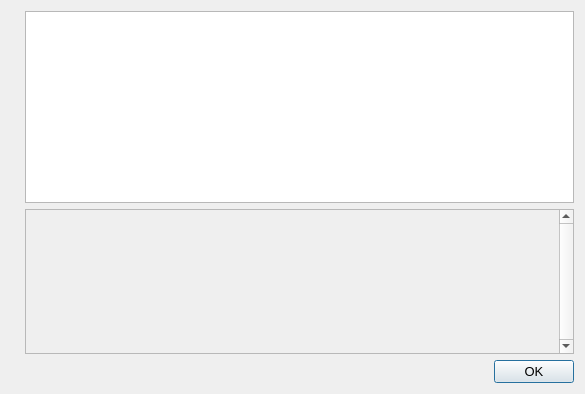
<?xml version="1.0" encoding="UTF-8"?>
<ui version="4.0">
 <class>HelpMessageDialog</class>
 <widget class="QDialog" name="HelpMessageDialog">
  <property name="geometry">
   <rect>
    <x>0</x>
    <y>0</y>
    <width>585</width>
    <height>394</height>
   </rect>
  </property>
  <property name="font">
   <font>
    <pointsize>10</pointsize>
   </font>
  </property>
  <property name="windowTitle">
   <string notr="true">SEND Core - Command-line options</string>
  </property>
  <layout class="QHBoxLayout" name="horizontalLayout_2">
   <item>
    <widget class="QLabel" name="graphic">
     <property name="sizePolicy">
      <sizepolicy hsizetype="Preferred" vsizetype="Ignored">
       <horstretch>0</horstretch>
       <verstretch>0</verstretch>
      </sizepolicy>
     </property>
     <property name="pixmap">
      <pixmap resource="../send.qrc">:/images/about</pixmap>
     </property>
    </widget>
   </item>
   <item>
    <layout class="QVBoxLayout" name="verticalLayout">
     <item>
      <widget class="QTextEdit" name="helpMessage">
       <property name="readOnly">
        <bool>true</bool>
       </property>
      </widget>
     </item>
     <item>
      <widget class="QScrollArea" name="scrollArea">
       <property name="verticalScrollBarPolicy">
        <enum>Qt::ScrollBarAlwaysOn</enum>
       </property>
       <property name="widgetResizable">
        <bool>true</bool>
       </property>
       <widget class="QWidget" name="scrollAreaWidgetContents">
        <property name="geometry">
         <rect>
          <x>0</x>
          <y>0</y>
          <width>457</width>
          <height>117</height>
         </rect>
        </property>
        <layout class="QVBoxLayout" name="verticalLayout_2">
         <item>
          <widget class="QLabel" name="aboutMessage">
           <property name="cursor">
            <cursorShape>IBeamCursor</cursorShape>
           </property>
           <property name="textFormat">
            <enum>Qt::PlainText</enum>
           </property>
           <property name="alignment">
            <set>Qt::AlignLeading|Qt::AlignLeft|Qt::AlignTop</set>
           </property>
           <property name="openExternalLinks">
            <bool>true</bool>
           </property>
           <property name="textInteractionFlags">
            <set>Qt::LinksAccessibleByMouse|Qt::TextSelectableByKeyboard|Qt::TextSelectableByMouse</set>
           </property>
          </widget>
         </item>
        </layout>
       </widget>
      </widget>
     </item>
     <item>
      <widget class="QDialogButtonBox" name="okButton">
       <property name="orientation">
        <enum>Qt::Horizontal</enum>
       </property>
       <property name="standardButtons">
        <set>QDialogButtonBox::Ok</set>
       </property>
      </widget>
     </item>
    </layout>
   </item>
  </layout>
 </widget>
 <resources>
  <include location="../send.qrc"/>
 </resources>
 <connections>
  <connection>
   <sender>okButton</sender>
   <signal>accepted()</signal>
   <receiver>HelpMessageDialog</receiver>
   <slot>accept()</slot>
   <hints>
    <hint type="sourcelabel">
     <x>20</x>
     <y>20</y>
    </hint>
    <hint type="destinationlabel">
     <x>20</x>
     <y>20</y>
    </hint>
   </hints>
  </connection>
  <connection>
   <sender>okButton</sender>
   <signal>rejected()</signal>
   <receiver>HelpMessageDialog</receiver>
   <slot>reject()</slot>
   <hints>
    <hint type="sourcelabel">
     <x>20</x>
     <y>20</y>
    </hint>
    <hint type="destinationlabel">
     <x>20</x>
     <y>20</y>
    </hint>
   </hints>
  </connection>
 </connections>
</ui>
